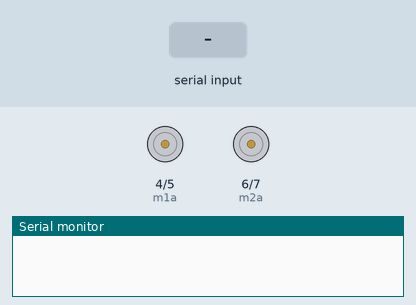
Simulated run of this sketch. Board: Arduino Uno, built with avr-gcc and run on an emulated ATmega328P. On the bench: motor-driver pin pairs drawn as motors (green arrow = first pin HIGH = forward, orange = second pin HIGH = backward, longer = more drive), the last lines printed to the serial monitor. The inputs (shaded band) are chosen by the test bench.

Above: at 1.2 s.
1.3 s: "F" received over Serial
At 1.6 s:
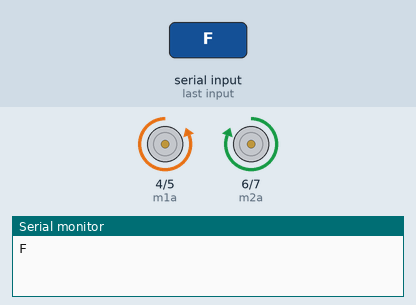
2.8 s: "B" received over Serial
At 4.0 s:
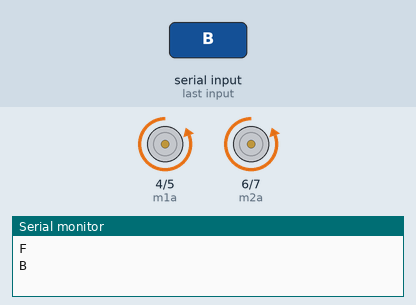
4.3 s: "L" received over Serial
At 5.1 s:
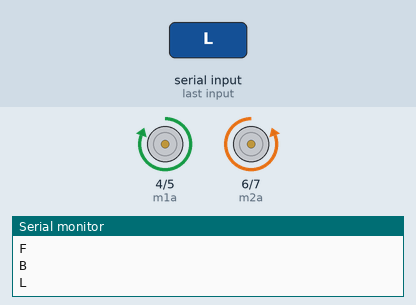
5.8 s: "R" received over Serial
At 6.2 s:
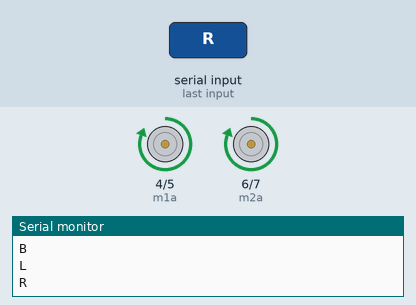
7.3 s: "I" received over Serial
At 8.5 s:
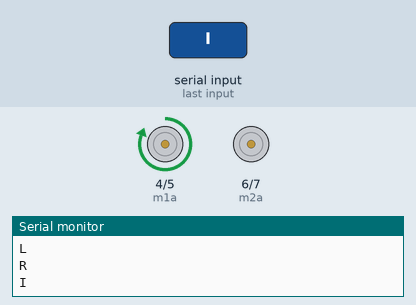
8.8 s: "J" received over Serial
At 9.7 s:
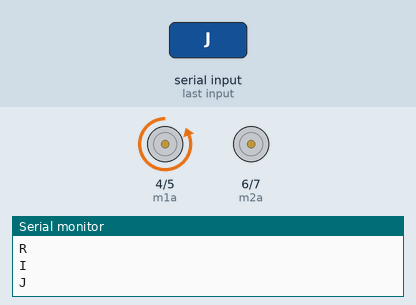
Timing chart, 0 to 11.3 s (numbered marks = the images above; inputs shaded):
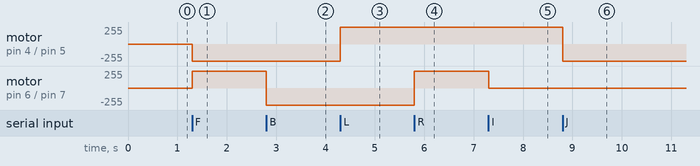

Measured:
- after the input at 1.3 s, motor on pin 4 (m1a) / pin 5 (m1b): stopped → backward 255/255 at once; motor on pin 6 (m2a) / pin 7 (m2b): stopped → forward 255/255 at once
- after the input at 2.8 s, motor on pin 6 (m2a) / pin 7 (m2b): forward 255/255 → backward 255/255 at once
- after the input at 4.3 s, motor on pin 4 (m1a) / pin 5 (m1b): backward 255/255 → forward 255/255 at once
- after the input at 5.8 s, motor on pin 6 (m2a) / pin 7 (m2b): backward 255/255 → forward 255/255 at once
- after the input at 7.3 s, motor on pin 6 (m2a) / pin 7 (m2b): forward 255/255 → stopped at once
- after the input at 8.8 s, motor on pin 4 (m1a) / pin 5 (m1b): forward 255/255 → backward 255/255 at once

The sketch:

Bluetooth.ino
```cpp
// Starting of Program
//Defining the pins for motor driver
int m1a = 4;
int m1b = 5;
int m2a = 6;
int m2b = 7;
char temp;

void setup()
{
pinMode(m1a,OUTPUT);  // Digital pin 10 set as output Pin
pinMode(m1b,OUTPUT);  // Digital pin 11 set as output Pin
pinMode(m2a,OUTPUT);  // Digital pin 12 set as output Pin
pinMode(m2b,OUTPUT);  // Digital pin 13 set as output Pin
Serial.begin(9600);
}

void loop()
{
  while (Serial.available() > 0)
  {
  temp = Serial.read();
  Serial.println(temp);
  }

  if( temp == 'F') // Forward
    {
       digitalWrite(m1a,LOW);
    digitalWrite(m1b,HIGH);
    digitalWrite(m2a,HIGH);
    digitalWrite(m2b,LOW);

    }
else if(temp == 'B') // Backward
    {
      digitalWrite(m1a,LOW);
      digitalWrite(m1b,HIGH);
      digitalWrite(m2a,LOW);
      digitalWrite(m2b,HIGH);
    }

    else if(temp == 'L') //Left
    {
     digitalWrite(m1a,HIGH);
    digitalWrite(m1b,LOW);
    digitalWrite(m2a,LOW);
    digitalWrite(m2b,HIGH);
    }
    else if(temp == 'R') //Right
    {
       digitalWrite(m1a,HIGH);
      digitalWrite(m1b,LOW);
      digitalWrite(m2a,HIGH);
      digitalWrite(m2b,LOW);

    }
     else if(temp == 'S') //Stop
    {
    digitalWrite(m1a,LOW);
    digitalWrite(m1b,LOW);
    digitalWrite(m2a,LOW);
    digitalWrite(m2b,LOW);
    }
  else if(temp == 'I') //Forward Right
    {
    digitalWrite(m1a,HIGH);
    digitalWrite(m1b,LOW);
    digitalWrite(m2a,LOW);
    digitalWrite(m2b,LOW);
    }
  else if(temp == 'J') //Backward Right
    {
    digitalWrite(m1a,LOW);
    digitalWrite(m1b,HIGH);
    digitalWrite(m2a,LOW);
    digitalWrite(m2b,LOW);
    }
   else if(temp == 'G') //Forward Left
    {
    digitalWrite(m1a,LOW);
    digitalWrite(m1b,LOW);
    digitalWrite(m2a,HIGH);
    digitalWrite(m2b,LOW);
    }
  else if(temp == 'H') //Backward Left
    {
    digitalWrite(m1a,LOW);
    digitalWrite(m1b,LOW);
    digitalWrite(m2a,LOW);
    digitalWrite(m2b,HIGH);
}
}
```
